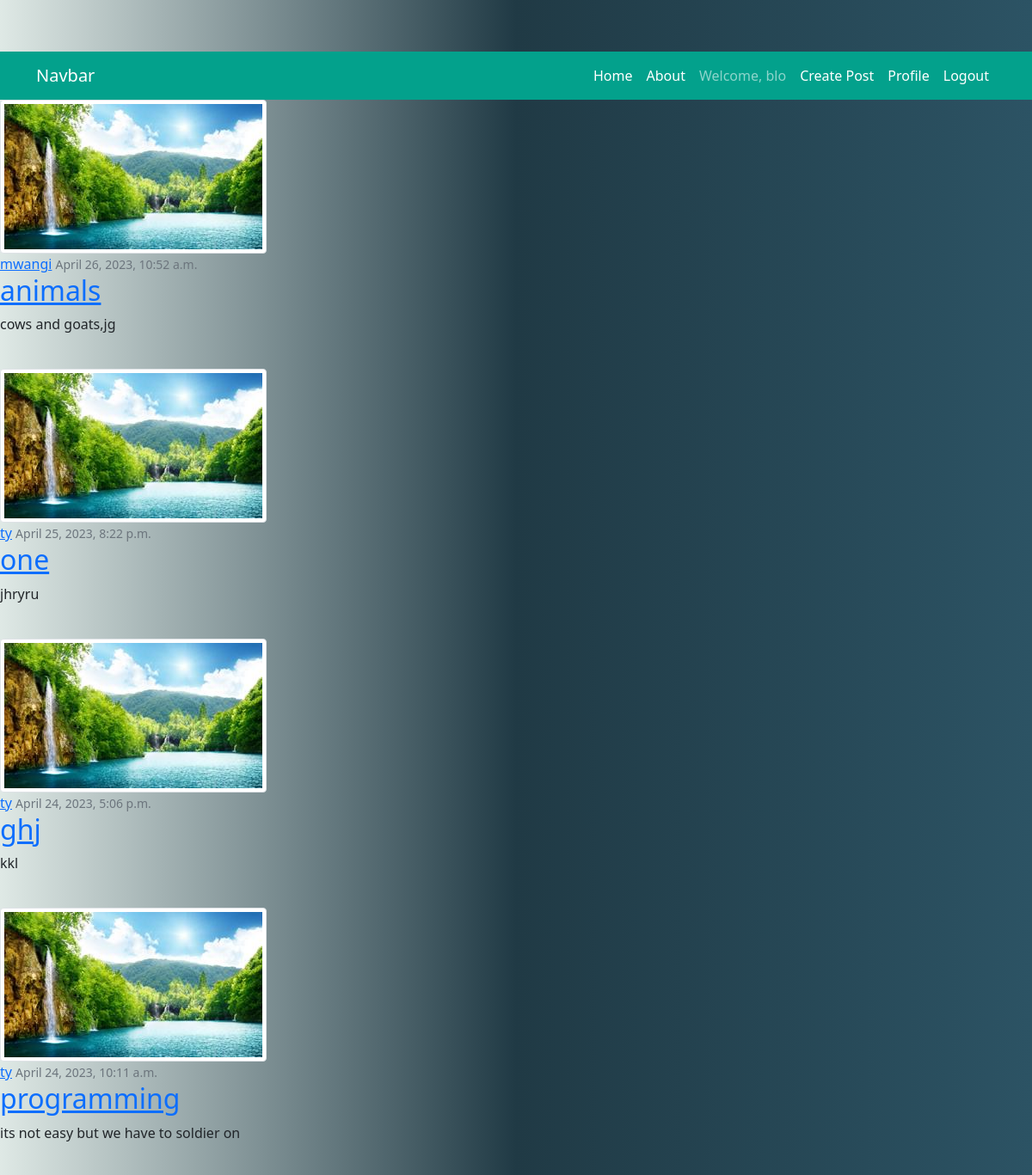
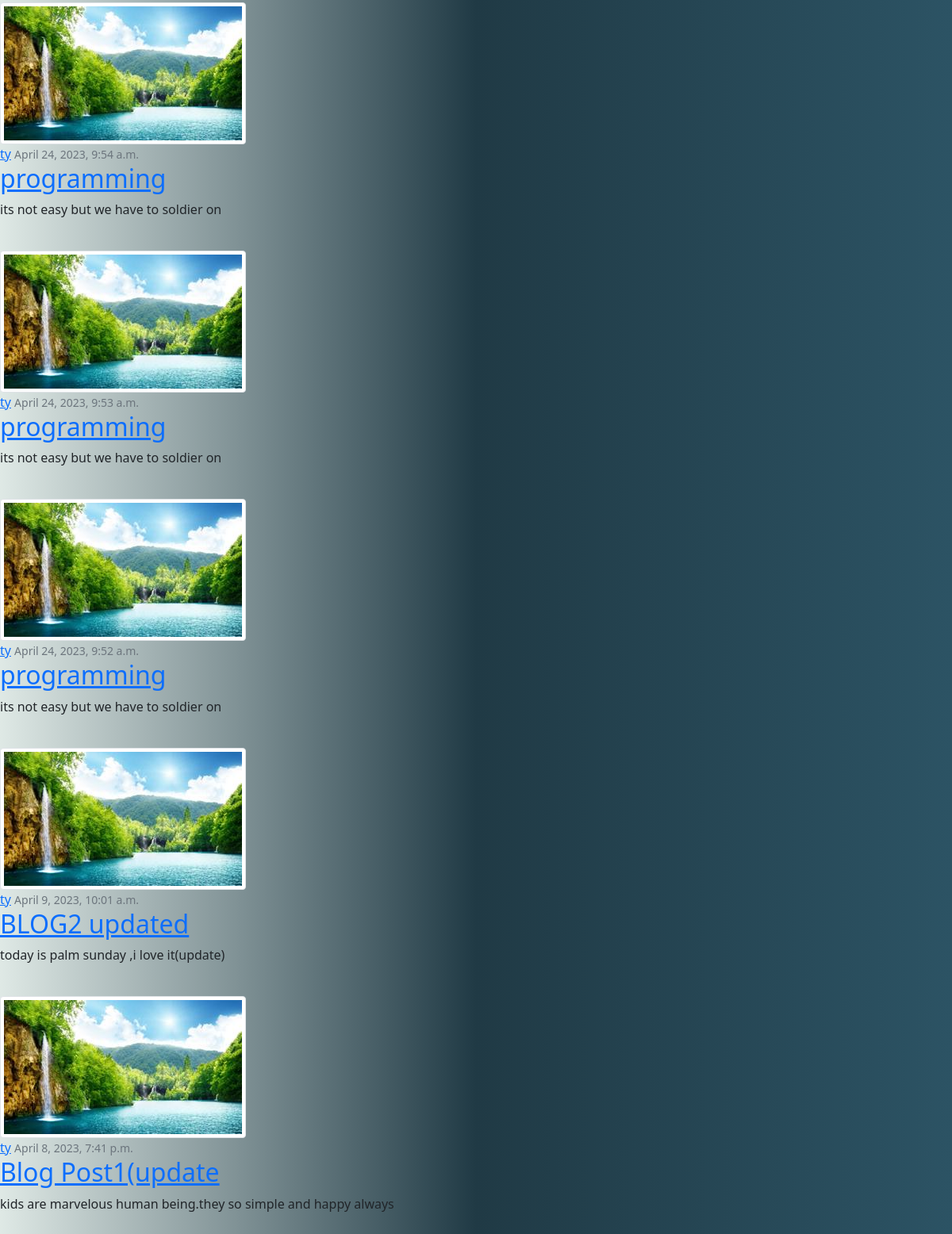
The app's page / (signed in) with its own data (2 pictures, top to bottom).
### blog1/models.py (models this page shows, shortened)
class Post(models.Model):
    title = models.CharField(max_length=200)
    content = models.TextField()
    date_posted = models.DateTimeField(default=timezone.now)
    author = models.ForeignKey(User, on_delete=models.CASCADE)

### user/models.py (models this page shows, shortened)
class Profile(models.Model):
    user = models.OneToOneField(User, on_delete=models.CASCADE)
    image = models.ImageField(default='default.jpg', upload_to='profile_pics')

### blog1/views.py (the view)
class PostListView(LoginRequiredMixin, ListView):
    model = Post
    template_name = 'blog1/post.html'
    context_object_name = 'post'
    ordering = ["-date_posted"]

### templates/blog1/post.html
{% extends 'blog1/main.html'%}
{% block content %}
    {% for posts in post %}
    <article class="media content-section">
        <img src="{{posts.author.profile.image.url}}" alt="" class="img-thumbnail">
        <div class="media-body">
            <div class="article-metadata">
                <a href="#" class="mr-2">{{posts.author}}</a>
                <small class="text-muted">{{posts.date_posted}}</small>
            </div>
            <h2><a href="{% url 'blog-detail' posts.id %}" class="article-title">{{posts.title}}</a></h2>
            <p class="article-content">{{posts.content}}</p>
        </div>
        <br>
    </article>
    {% endfor %}
{% endblock content %}

### templates/blog1/main.html (shortened to what this page needs)
{% load static %}
<!doctype html>
<html lang="en">
  <head>
    <link rel="stylesheet" href="{% static 'main.css' %}">
    <link rel="stylesheet" href="https://cdnjs.cloudflare.com/ajax/libs/font-awesome/6.4.0/css/all.min.css" />
    <link rel="stylesheet" href="https://cdnjs.cloudflare.com/ajax/libs/font-awesome/6.4.0/css/all.min.css" />
    <link href="https://cdn.jsdelivr.net/npm/bootstrap@5.0.2/dist/css/bootstrap.min.css" rel="stylesheet">
  </head>
  <body>
    <nav class="navbar navbar-expand-md navbar-dark" style="background-color: rgb(3, 161, 140);">
        <div class="container">
            <a href="#" class="navbar-brand mb-0 h1">Navbar
            </a>
            <div class="collapse navbar-collapse" id="navbarNav">
                <ul class="navbar-nav ms-auto">
                {% if user.is_authenticated %}
                <li class="nav-item active">
                    <a class="nav-link active" aria-current="page" href="{% url 'blog-home'%}">Home</a>
                </li>
                <li class="nav-item active">
                    <a class="nav-link active" href="#">About</a>
                </li>
                <li class="nav-item">
                  <a class="nav-link" href="#">Welcome, {{user.username}}</a>
                </li>
                <li class="nav-item active">
                  <a class="nav-link active" href="{% url 'blog-new-post' %}">Create Post</a>
                </li>
                <li class="nav-item active">
                  <a class="nav-link active" href="{% url 'user-profile' %}">Profile</a>
                </li>
                <li class="nav-item active">
                  <a class="nav-link active" href="{% url 'user-logout' %}">Logout</a>
                </li>
                {% endif %}
                </ul>
            </div>
        </div>
    </nav>
    <div class="col-md-8">
      {% block content %}{% endblock %}
    </div>
  </body>
</html>

### blog1/static/main.css (style rules this page uses)
body { background: linear-gradient(to right, #d2e0dbb6, #203a45, #2c5364); font-family: 'poppins', sans-serif; padding-top: 60px; }

### records on screen
Post: author.profile.image (placeholder picture), author "mwangi", date_posted "April 26, 2023, 10:52 a.m.", title "animals", content "cows and goats,jg"
Post: author.profile.image (placeholder picture), author "ty", date_posted "April 25, 2023, 8:22 p.m.", title "one", content "jhryru"
Post: author.profile.image (placeholder picture), author "ty", date_posted "April 24, 2023, 5:06 p.m.", title "ghj", content "kkl"
Post: author.profile.image (placeholder picture), author "ty", date_posted "April 24, 2023, 10:11 a.m.", title "programming", content "its not easy but we have to soldier on"
Post: author.profile.image (placeholder picture), author "ty", date_posted "April 24, 2023, 9:54 a.m.", title "programming", content "its not easy but we have to soldier on"
Post: author.profile.image (placeholder picture), author "ty", date_posted "April 24, 2023, 9:53 a.m.", title "programming", content "its not easy but we have to soldier on"
Post: author.profile.image (placeholder picture), author "ty", date_posted "April 24, 2023, 9:52 a.m.", title "programming", content "its not easy but we have to soldier on"
Post: author.profile.image (placeholder picture), author "ty", date_posted "April 9, 2023, 10:01 a.m.", title "BLOG2 updated", content "today is palm sunday ,i love it(update)"
Post: author.profile.image (placeholder picture), author "ty", date_posted "April 8, 2023, 7:41 p.m.", title "Blog Post1(update", content "kids are marvelous human being.they so simple and happy always"

### other values on screen
{{ user.username }} "blo"
